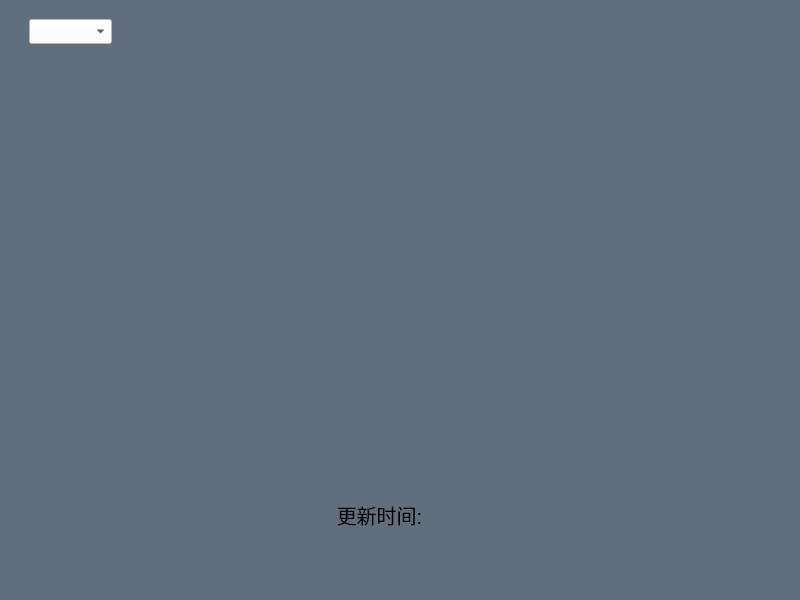
<?xml version="1.0" encoding="UTF-8"?>
<ui version="4.0">
 <class>Weather</class>
 <widget class="QMainWindow" name="Weather">
  <property name="geometry">
   <rect>
    <x>0</x>
    <y>0</y>
    <width>800</width>
    <height>600</height>
   </rect>
  </property>
  <property name="sizePolicy">
   <sizepolicy hsizetype="Preferred" vsizetype="Preferred">
    <horstretch>0</horstretch>
    <verstretch>0</verstretch>
   </sizepolicy>
  </property>
  <property name="windowTitle">
   <string>MainWindow</string>
  </property>
  <property name="styleSheet">
   <string notr="true">QLabel{
	font-size:20px;
	font-weight;bold;
	font-family:微软雅黑;
}
QWidget{
	background-color:rgb(97,111,125);
}</string>
  </property>
  <widget class="QWidget" name="centralwidget">
   <layout class="QVBoxLayout" name="verticalLayout">
    <item>
     <widget class="QWidget" name="widget_8" native="true">
      <property name="sizePolicy">
       <sizepolicy hsizetype="Preferred" vsizetype="Minimum">
        <horstretch>0</horstretch>
        <verstretch>0</verstretch>
       </sizepolicy>
      </property>
      <property name="minimumSize">
       <size>
        <width>0</width>
        <height>50</height>
       </size>
      </property>
      <property name="maximumSize">
       <size>
        <width>16777215</width>
        <height>50</height>
       </size>
      </property>
      <widget class="QComboBox" name="comboBox">
       <property name="geometry">
        <rect>
         <x>20</x>
         <y>10</y>
         <width>83</width>
         <height>25</height>
        </rect>
       </property>
       <property name="layoutDirection">
        <enum>Qt::LayoutDirection::LeftToRight</enum>
       </property>
       <property name="styleSheet">
        <string notr="true">*{
background-color:white;
}</string>
       </property>
       <property name="editable">
        <bool>false</bool>
       </property>
       <property name="modelColumn">
        <number>0</number>
       </property>
      </widget>
     </widget>
    </item>
    <item>
     <widget class="QWidget" name="widget" native="true">
      <layout class="QHBoxLayout" name="horizontalLayout">
       <item>
        <widget class="MyWeatherWidget" name="widgetToday" native="true"/>
       </item>
       <item>
        <widget class="MyWeatherWidget" name="widgetFuture1" native="true"/>
       </item>
       <item>
        <widget class="MyWeatherWidget" name="widgetFuture2" native="true"/>
       </item>
       <item>
        <widget class="MyWeatherWidget" name="widgetFuture3" native="true"/>
       </item>
       <item>
        <widget class="MyWeatherWidget" name="widgetFuture4" native="true"/>
       </item>
      </layout>
     </widget>
    </item>
    <item>
     <widget class="QWidget" name="widget_2" native="true">
      <property name="sizePolicy">
       <sizepolicy hsizetype="Preferred" vsizetype="Minimum">
        <horstretch>0</horstretch>
        <verstretch>0</verstretch>
       </sizepolicy>
      </property>
      <property name="minimumSize">
       <size>
        <width>0</width>
        <height>100</height>
       </size>
      </property>
      <property name="maximumSize">
       <size>
        <width>16777215</width>
        <height>100</height>
       </size>
      </property>
      <widget class="QLabel" name="labelTime">
       <property name="geometry">
        <rect>
         <x>270</x>
         <y>30</y>
         <width>201</width>
         <height>31</height>
        </rect>
       </property>
       <property name="text">
        <string>更新时间:</string>
       </property>
       <property name="alignment">
        <set>Qt::AlignmentFlag::AlignCenter</set>
       </property>
      </widget>
      <widget class="QPushButton" name="exitBtn">
       <property name="geometry">
        <rect>
         <x>700</x>
         <y>40</y>
         <width>71</width>
         <height>61</height>
        </rect>
       </property>
       <property name="focusPolicy">
        <enum>Qt::FocusPolicy::NoFocus</enum>
       </property>
       <property name="layoutDirection">
        <enum>Qt::LayoutDirection::LeftToRight</enum>
       </property>
       <property name="styleSheet">
        <string notr="true">background-color:transparent;
border:none;</string>
       </property>
       <property name="text">
        <string/>
       </property>
       <property name="icon">
        <iconset resource="img/res.qrc">
         <normaloff>:/back.png</normaloff>:/back.png</iconset>
       </property>
       <property name="iconSize">
        <size>
         <width>55</width>
         <height>55</height>
        </size>
       </property>
      </widget>
     </widget>
    </item>
   </layout>
  </widget>
  <widget class="QMenuBar" name="menubar">
   <property name="geometry">
    <rect>
     <x>0</x>
     <y>0</y>
     <width>800</width>
     <height>25</height>
    </rect>
   </property>
  </widget>
  <widget class="QStatusBar" name="statusbar"/>
 </widget>
 <customwidgets>
  <customwidget>
   <class>MyWeatherWidget</class>
   <extends>QWidget</extends>
   <header>myweatherwidget.h</header>
   <container>1</container>
  </customwidget>
 </customwidgets>
 <resources>
  <include location="img/res.qrc"/>
  <include location="img/res.qrc"/>
 </resources>
 <connections/>
</ui>
